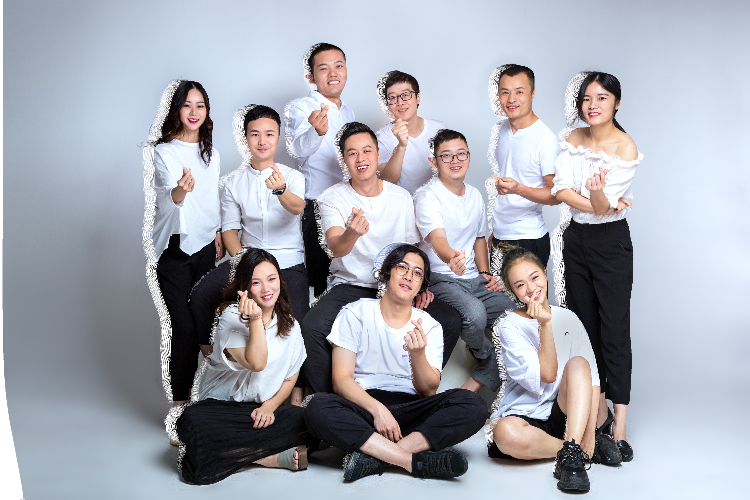
//> input picture output/image/left_small.png, 750 x 500 px, given in place of depth.png, which was not available
$ ./FHY_2D3D_hjh   (built with g++ and OpenCV 4)
//> lines starting //> are read from the running program, lines starting //| are printed output that depends on the picture; after the words box and inside, x2 and y2 are one past the last pixel; in counts of white or black regions, pixels touching at a corner belong together; pictures that were not available may be replaced by others from this repository, and a replacement may not be noted
#include "opencv2/core/cvdef.h"
#include "opencv2/core/hal/interface.h"
#include "opencv2/core/mat.hpp"
#include "opencv2/highgui.hpp"
#include <filesystem>   // 引入 C++17 文件系统头文件
#include <iostream>     // 引入标准输入输出流头文件
#include <opencv2/imgcodecs.hpp>
#include <opencv2/opencv.hpp>   // 引入 OpenCV 头文件
#include <string>               // 引入 STL 字符串头文件
#include <vector>               // 引入 STL 向量头文件

using namespace cv;    // 使用 OpenCV 命名空间
using namespace std;   // 使用标准命名空间

#define DEPTH_TYPE uchar

const float SCALE     = 1.0f;    // 设定缩放因子为 2.4
const bool  isReserve = true;    // 是否保留掩码的布尔标志
const bool  isErode   = true;    // 是否进行腐蚀操作的布尔标志
const bool  isLarge   = false;   // 是否进行大范围填充的布尔标志
// const float zoomratio = 8;    // 设定推理缩放因子为 4
const int BOARD  = 50;    //
const int WIDTH  = 512;   // resize
const int HEIGHT = 512;

// 滑动窗口操作（2D）
// [62 lines left out: functions slidingWindow2D, maxPool2D, depthEdge, not called in this run]

class Disp2Stereo {
public:
    Mat   orig_img;                        // 原始图像
    Mat   disp_img;                        // 视差图像
    Mat   orig_img_inpaint;                // 原始图像
    Mat   disp_img_inpaint;                // 视差图像
    Mat   edge_mask;                       // 边缘掩码
    Mat   left_img, right_img;             // 左视图像和右视图像
    Mat   left_msk, right_msk;             // 左视图像和右视图像的掩码
    float left_large     = 0.8;            // 左视图像大范围填充的比例
    float right_large    = 0.8;            // 右视图像大范围填充的比例
    Size  erode_element  = Size(15, 15);   // 腐蚀操作的元素大小 Size(15, 15);
    Size  erode_element1 = Size(15, 15);   // 腐蚀操作的另一元素大小 Size(3, 3);
    Size  gselement      = Size(9, 9);     // 高斯模糊的元素大小

    Disp2Stereo(const string& orig_path, const string& disp_path, const string& orig_path_inpaint, const string& disp_path_inpaint) {
        orig_img         = imread(orig_path, IMREAD_COLOR);               // 读取原始图像
//> orig_img is the input picture: 500 rows x 750 cols, CV_8UC3; mean B, G, R 176.7, 168, 165.7
        disp_img         = imread(disp_path, IMREAD_GRAYSCALE);           // 读取视差图像
        orig_img_inpaint = imread(orig_path_inpaint, IMREAD_COLOR);       // 读取原始图像
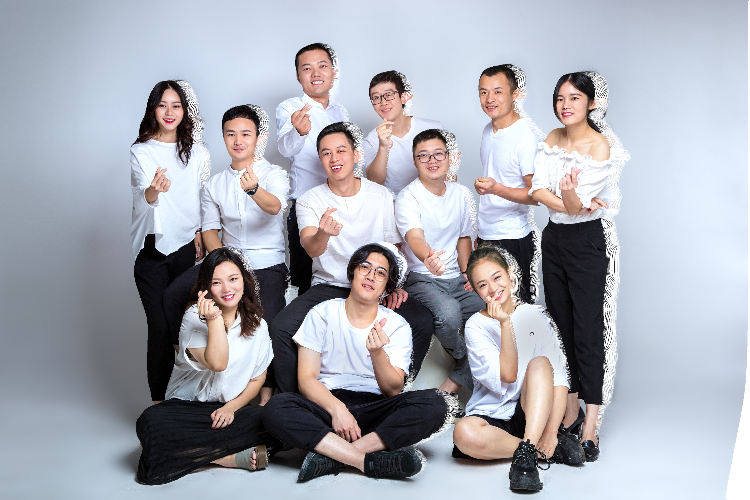
//> input picture output/image/right_small.png, 750 x 500 px, given in place of inpainted_with_mask.png, which was not available
//> orig_img_inpaint is the input picture: 500 rows x 750 cols, CV_8UC3; mean B, G, R 178.8, 170.1, 167.9
        disp_img_inpaint = imread(disp_path_inpaint, IMREAD_GRAYSCALE);   // 读取视差图像
        edge_mask        = cv::Mat::zeros(orig_img.size(), CV_8U);
        // edge_mask        = depthEdge(disp_img, 10, -0.001, 15);

        imwrite("./edge_mask.png", edge_mask);

        if (orig_img.empty() || disp_img.empty() || orig_img_inpaint.empty() || disp_img_inpaint.empty()) {   // 如果图像读取失败
            cout << "Error loading images: " << orig_path << ", " << disp_path << ", " << orig_path_inpaint << ", " << disp_path_inpaint
                 << endl;   // 输出错误信息
        }
        cout << "=-================" << disp_img.type() << endl;
//| =-================0
    }

    void stereoLeft() {
        left_img = Mat(orig_img.size(), orig_img.type(), Scalar(255, 255, 255));   // 创建与原始图像同尺寸的白色左视图像
        left_msk = Mat(orig_img.size(), orig_img.type(), Scalar(0, 0, 0));         // 创建与原始图像同尺寸的黑色左掩码

        int         max_value1 = 0, max_value2 = 0;   // 记录视差图像的最大值
        vector<int> new_point_x, new_point_y;         // 存储新像素坐标的向量


        for (int y = 0; y < orig_img.rows; ++y) {            // 遍历原始图像的每一行
            for (int x = orig_img.cols - 1; x >= 0; --x) {   // 从右到左遍历每一列

                if (edge_mask.at<uchar>(y, x)) continue;                // hjh add
                int disp_value = 255 - disp_img.at<DEPTH_TYPE>(y, x);   // 获取当前像素的视差值

                int left_x1 = x + floor(disp_value * SCALE);   // 计算左视图像中的第一个新 x 坐标
                int left_x2 = left_x1 + 1;                     // 计算左视图像中的第二个新 x 坐标

                if (left_x1 >= 0 && left_x1 < orig_img.cols) {                   // 如果第一个新 x 坐标在图像范围内
                    left_img.at<Vec3b>(y, left_x1) = orig_img.at<Vec3b>(y, x);   // 将原图像的像素复制到左视图像
                    left_msk.at<Vec3b>(y, left_x1) = Vec3b(255, 255, 255);       // 将掩码的像素设置为白色
                }
                if (left_x2 >= 0 && left_x2 < orig_img.cols) {                   // 如果第二个新 x 坐标在图像范围内
                    left_img.at<Vec3b>(y, left_x2) = orig_img.at<Vec3b>(y, x);   // 将原图像的像素复制到左视图像
                    left_msk.at<Vec3b>(y, left_x2) = Vec3b(255, 255, 255);       // 将掩码的像素设置为白色
                }
            }
        }
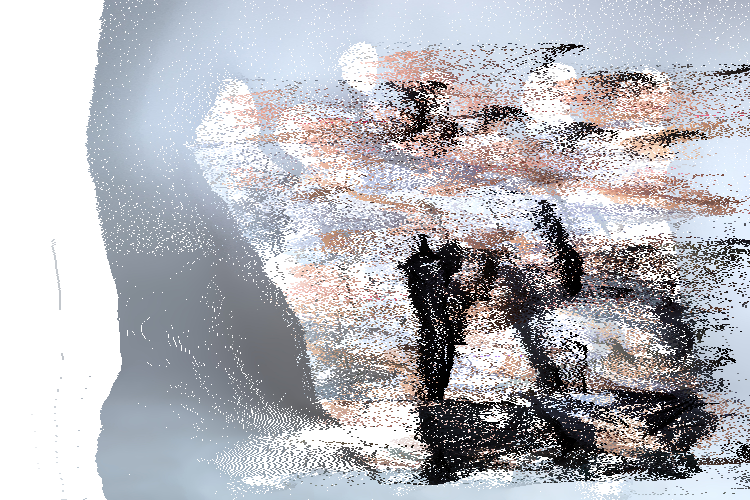
//> left_img: 500 rows x 750 cols, CV_8UC3; mean B, G, R 187.9, 182, 181.6
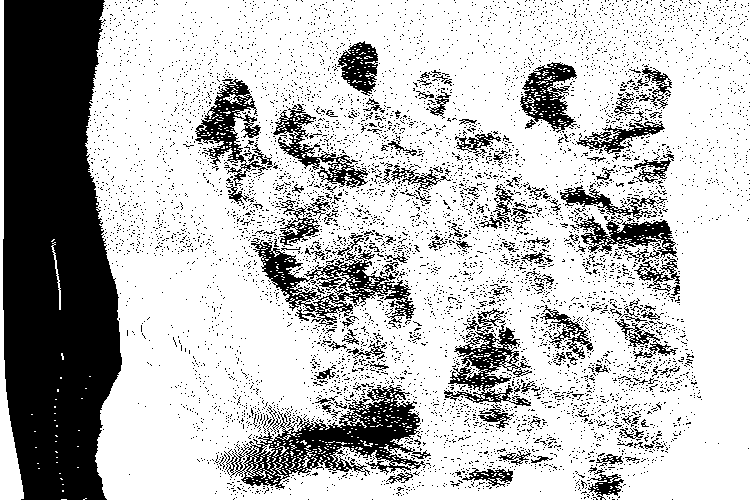
//> left_msk: 500 rows x 750 cols, CV_8UC3; 73.8% white; 6920 black regions (6769 under 20 px), largest, box (x1, y1, x2, y2) and area: (3, 0, 122, 500) 47820, (224, 385, 431, 489) 7317, (251, 238, 416, 329) 4081

        if (isErode) {                                                             // 如果需要进行腐蚀操作
            Mat element  = getStructuringElement(MORPH_ELLIPSE, erode_element);    // 创建腐蚀操作的结构元素
            Mat element1 = getStructuringElement(MORPH_ELLIPSE, erode_element1);   // 创建另一种腐蚀操作的结构元素
            erode(left_msk, left_msk, element);                                    // 对掩码进行腐蚀操作
//> left_msk: 500 rows x 750 cols, CV_8UC3; 12.2% white; 124 white regions (70 under 20 px), largest, box (x1, y1, x2, y2) and area: (627, 217, 750, 500) 17099, (103, 258, 220, 500) 13524, (221, 268, 306, 403) 3848
            dilate(left_msk, left_msk, element1);                                  // 对掩码进行膨胀操作
//> left_msk: 500 rows x 750 cols, CV_8UC3; 27.3% white; 46 white regions, largest, box (x1, y1, x2, y2) and area: (96, 251, 313, 500) 31367, (620, 158, 750, 500) 23787, (108, 0, 244, 183) 9109
            for (int i = 0; i < 3; ++i) {                                          // 进行高斯模糊处理
                GaussianBlur(left_msk, left_msk, gselement, 0);                    // 高斯模糊
            }
            threshold(left_msk, left_msk, 128, 255,
                      THRESH_BINARY);              // 对掩码进行阈值处理
//> left_msk: 500 rows x 750 cols, CV_8UC3; 27.2% white; 40 white regions, largest, box (x1, y1, x2, y2) and area: (96, 252, 313, 500) 31934, (620, 159, 750, 500) 23850, (108, 0, 244, 182) 9108
            erode(left_msk, left_msk, element1);   // 再次对掩码进行腐蚀操作
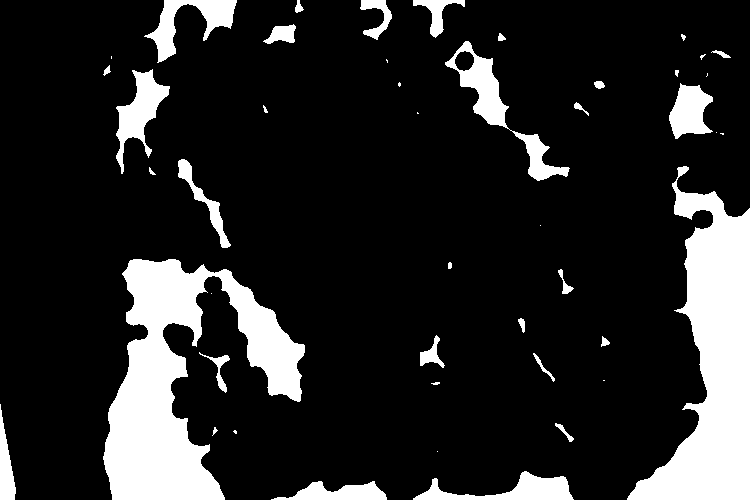
//> left_msk: 500 rows x 750 cols, CV_8UC3; 15.6% white; 46 white regions (14 under 20 px), largest, box (x1, y1, x2, y2) and area: (103, 259, 305, 500) 21759, (627, 166, 750, 500) 19421, (445, 41, 570, 181) 3067
        }

        if (isLarge) {                                                                     // 如果需要进行大范围填充
            for (int y = 0; y < left_msk.rows; ++y) {                                      // 遍历掩码的每一行
                for (int x = left_msk.cols - 1; x >= 0; --x) {                             // 从右到左遍历每一列
                    if (left_msk.at<Vec3b>(y, x) == Vec3b(0, 0, 0)) {                      // 如果掩码值为黑色
                        int disp_value = 255 - disp_img.at<DEPTH_TYPE>(y, x);              // 获取视差值
                        for (int i = 0; i < int(left_large * disp_value * SCALE); ++i) {   // 根据视差值进行填充
                            int new_x = x - i;                                             // 计算新的 x 坐标
                            if (new_x >= 0) {                                              // 如果新的 x 坐标在图像范围内
                                new_point_x.push_back(new_x);                              // 存储新的 x 坐标
                                new_point_y.push_back(y);                                  // 存储新的 y 坐标
                            }
                        }
                    }
                }
            }
            for (size_t i = 0; i < new_point_x.size(); ++i) {                          // 更新掩码图像
                left_msk.at<Vec3b>(new_point_y[i], new_point_x[i]) = Vec3b(0, 0, 0);   // 将填充区域的像素值设为黑色
            }
        }
    }

    void stereoRight() {
        right_img = Mat(orig_img.size(), orig_img.type(), Scalar(255, 255, 255));   // 创建与原始图像同尺寸的白色右视图像
        right_msk = Mat(orig_img.size(), orig_img.type(), Scalar(0, 0, 0));         // 创建与原始图像同尺寸的黑色右掩码

        vector<int> new_point_x, new_point_y;   // 存储新像素坐标的向量

        for (int y = 0; y < orig_img.rows; ++y) {                       // 遍历原始图像的每一行
            for (int x = 0; x < orig_img.cols; ++x) {                   // 从左到右遍历每一列
                if (edge_mask.at<uchar>(y, x)) continue;                // hjh add
                int disp_value = 255 - disp_img.at<DEPTH_TYPE>(y, x);   // 获取当前像素的视差值

                int right_x1 = x - floor(disp_value * SCALE);   // 计算右视图像中的第一个新 x 坐标
                int right_x2 = right_x1 - 1;                    // 计算右视图像中的第二个新 x 坐标

                if (right_x1 >= 0 && right_x1 < orig_img.cols) {                   // 如果第一个新 x 坐标在图像范围内
                    right_img.at<Vec3b>(y, right_x1) = orig_img.at<Vec3b>(y, x);   // 将原图像的像素复制到右视图像
                    right_msk.at<Vec3b>(y, right_x1) = Vec3b(255, 255, 255);       // 将掩码的像素设置为白色
                }
                if (right_x2 >= 0 && right_x2 < orig_img.cols) {                   // 如果第二个新 x 坐标在图像范围内
                    right_img.at<Vec3b>(y, right_x2) = orig_img.at<Vec3b>(y, x);   // 将原图像的像素复制到右视图像
                    right_msk.at<Vec3b>(y, right_x2) = Vec3b(255, 255, 255);       // 将掩码的像素设置为白色
                }
            }
        }
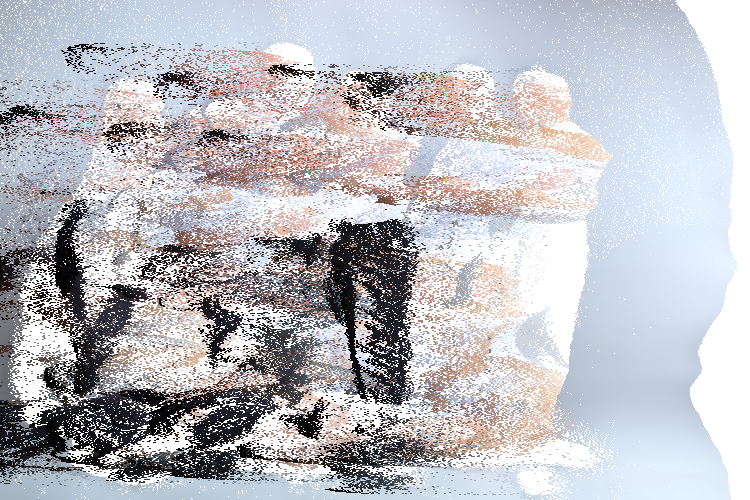
//> right_img: 500 rows x 750 cols, CV_8UC3; mean B, G, R 195.3, 189.2, 189.3
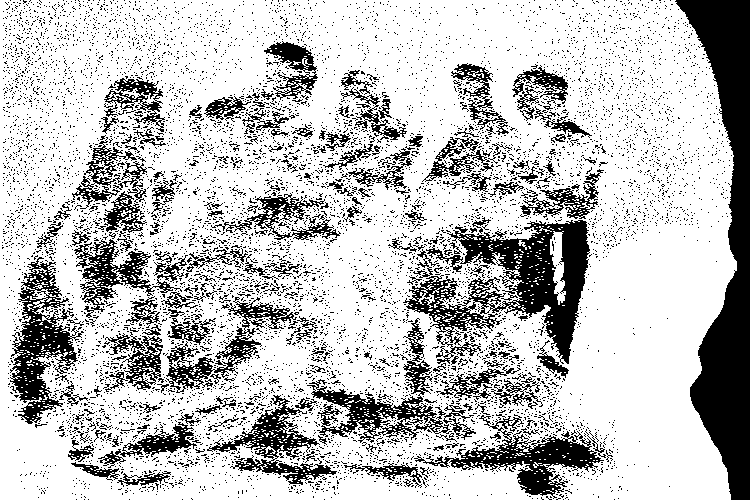
//> right_msk: 500 rows x 750 cols, CV_8UC3; 75.3% white; 8270 black regions (8056 under 20 px), largest, box (x1, y1, x2, y2) and area: (675, 0, 750, 500) 16954, (403, 220, 590, 364) 10432, (10, 257, 84, 424) 4589

        if (isErode) {                                                             // 如果需要进行腐蚀操作
            Mat element  = getStructuringElement(MORPH_ELLIPSE, erode_element);    // 创建腐蚀操作的结构元素
            Mat element1 = getStructuringElement(MORPH_ELLIPSE, erode_element1);   // 创建另一种腐蚀操作的结构元素
            erode(right_msk, right_msk, element);                                  // 对掩码进行腐蚀操作
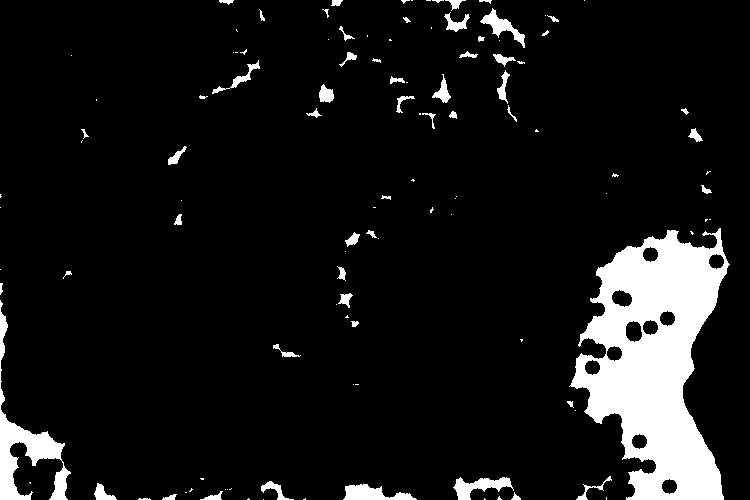
//> right_msk: 500 rows x 750 cols, CV_8UC3; 8.9% white; 114 white regions (59 under 20 px), largest, box (x1, y1, x2, y2) and area: (569, 228, 730, 500) 24231, (0, 300, 71, 500) 3093, (343, 484, 417, 500) 686
            dilate(right_msk, right_msk, element1);                                // 对掩码进行膨胀操作
//> right_msk: 500 rows x 750 cols, CV_8UC3; 20.1% white; 44 white regions, largest, box (x1, y1, x2, y2) and area: (560, 212, 737, 500) 33559, (394, 0, 532, 129) 6792, (0, 262, 78, 500) 6700
            for (int i = 0; i < 3; ++i) {                                          // 进行高斯模糊处理
                GaussianBlur(right_msk, right_msk, gselement, 0);                  // 高斯模糊
            }
//> (the rest of the program and of its run is left out)
